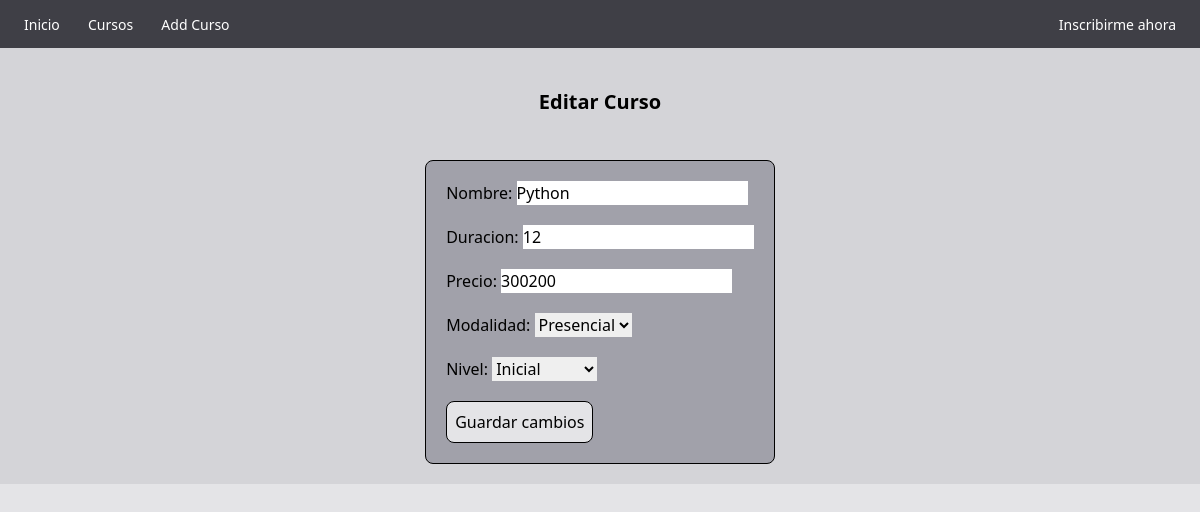
Page /editar/8/ on the earlier database version.
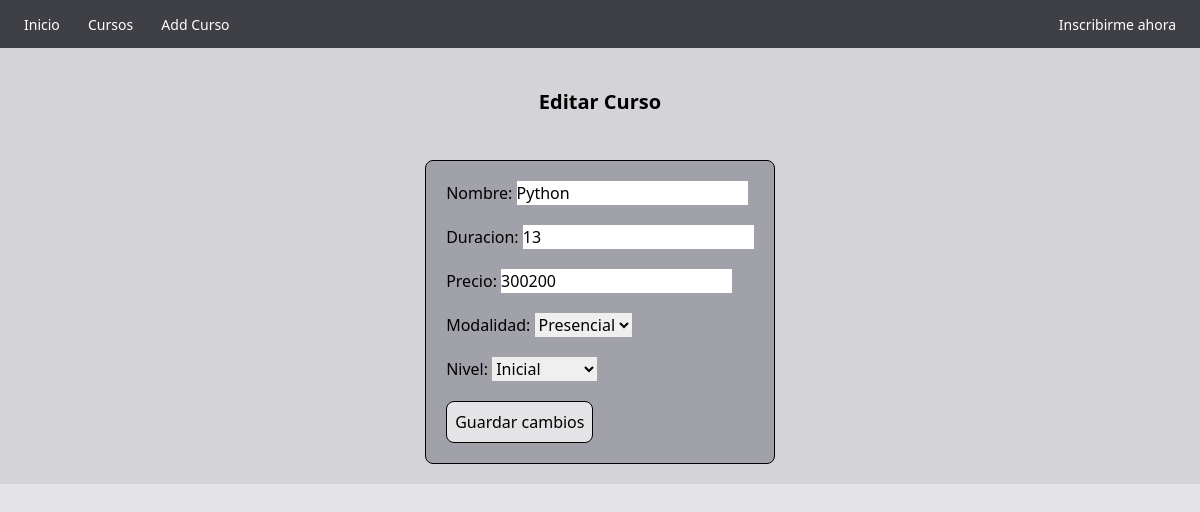
Same page on the later database version.
### cursos/models.py (models this page shows, shortened)
class Curso(models.Model):
    nombre = models.CharField(max_length=100)
    duracion = models.IntegerField()
    precio = models.IntegerField()
    activo = models.BooleanField(default=True)
    modalidad = models.ForeignKey(
        Modalidad,
        on_delete=models.CASCADE,
        related_name="modalidad",
        default=None,
        null=True,
        blank=True
    )
    nivel = models.ForeignKey(
        Nivel,
        on_delete=models.CASCADE,
        related_name="nivel",
        default=None,
        null=True,
        blank=True
    )

class Modalidad(models.Model):
    nombre = models.CharField(max_length=50)
    def __str__(self):
        return self.nombre

class Nivel(models.Model):
    nombre = models.CharField(max_length=50)
    def __str__(self):
        return self.nombre

### cursos/views.py (the view)
# urls.py: path('editar/<int:id>/', views.editarCurso, name='editarCurso'),
def editarCurso(request, id):
    curso = get_object_or_404(Curso, id=id)
    if request.method == 'POST':
        form = CursoForm(request.POST, instance=curso)
        if form.is_valid():
            form.save()
            return redirect('cursos')
    else:
        form = CursoForm(instance=curso)
    return render(request, 'cursos/editar_curso.html', {"form":form})

### cursos/forms.py
class CursoForm (forms.ModelForm):
    class Meta:
        model = Curso
        fields = [
            "nombre",
            "duracion",
            "precio",
            "modalidad",
            "nivel",
        ]

### cursos/templates/cursos/editar_curso.html (shortened to what this page needs)
{% extends './base.html' %}
{% block body %}
    <section class="bg-zinc-300 gap-6 px-10 py-5 flex flex-col justify-center items-center text-center">
        <h1 class="font-lg text-xl font-bold py-5">
            Editar Curso
        </h1>
        <form class="flex flex-col items-start gap-5 border border-black p-5 rounded-lg bg-zinc-400" method="POST">
            {{ form.as_p }}
            <button class="border border-black p-2 rounded-lg bg-zinc-200" type="submit">Guardar cambios</button>
        </form>
    </section>
{% endblock %}

Differences in the rows shown:
changed Curso "Presencial": duracion "12" → "13"
